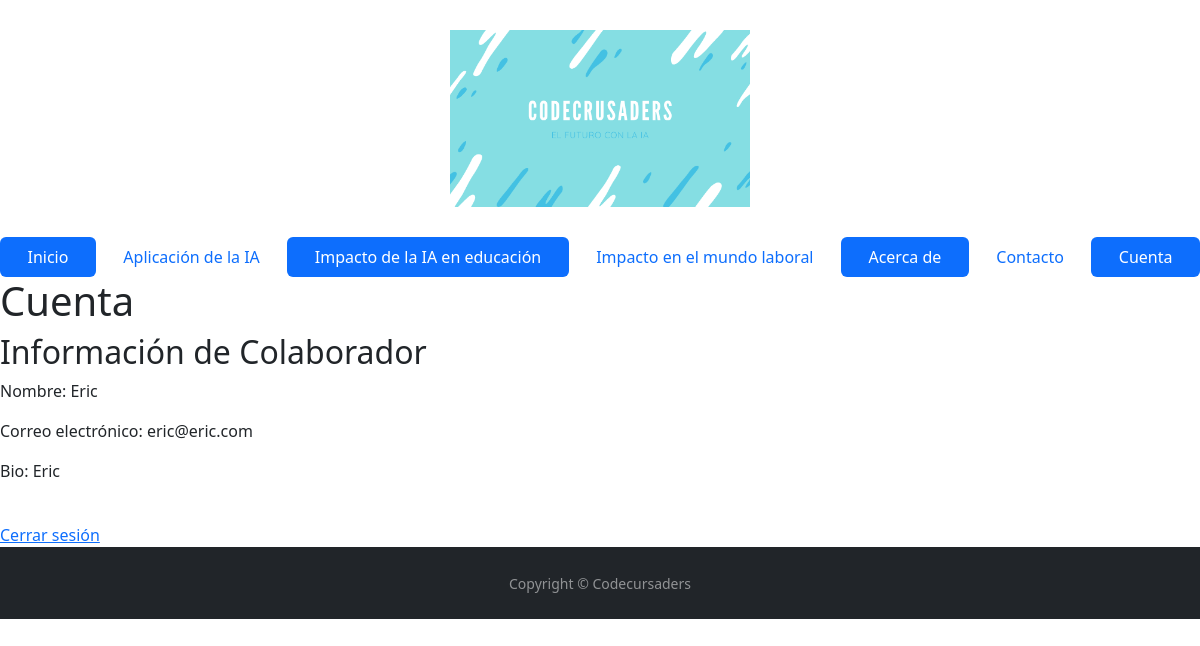
The app's page /cuenta/ (signed in) with its own data.
### apps/posts/models.py (models this page shows, shortened)
class Colaborador(models.Model):
    usuario = models.OneToOneField(User, on_delete=models.CASCADE)
    nombre = models.CharField(max_length=100)
    gmail = models.EmailField(max_length=100)
    bio = models.TextField()

### blog/views.py (the view)
# urls.py: path('cuenta/', cuenta, name='cuenta'),
@login_required
def cuenta(request):
    colaborador = Colaborador.objects.filter(usuario=request.user).first()
    if request.method == 'POST':
        form = ColaboradorPerfilForm(request.POST, instance=colaborador)
        if form.is_valid():
            colaborador = form.save(commit=False)
            colaborador.usuario = request.user
            colaborador.save()
            return redirect('cuenta')
    else:
        form = ColaboradorPerfilForm(instance=colaborador)
    return render(request, 'cuenta.html', {'form': form, 'colaborador': colaborador})

### templates/cuenta.html (shortened to what this page needs)
{% extends 'base.html' %}
{% block contenido %}
    <h1>Cuenta</h1>
    {% if colaborador %}
        <h2>Información de Colaborador</h2>
        <p>Nombre: {{ colaborador.nombre }}</p>
        <p>Correo electrónico: {{ colaborador.gmail }}</p>
        <p>Bio: {{ colaborador.bio }}</p>
        <br>
        <a href="{% url 'logout' %}">Cerrar sesión</a>
    {% endif %}
{% endblock %}

### records on screen
Colaborador: nombre "Eric", gmail "eric@eric.com", bio "Eric"
